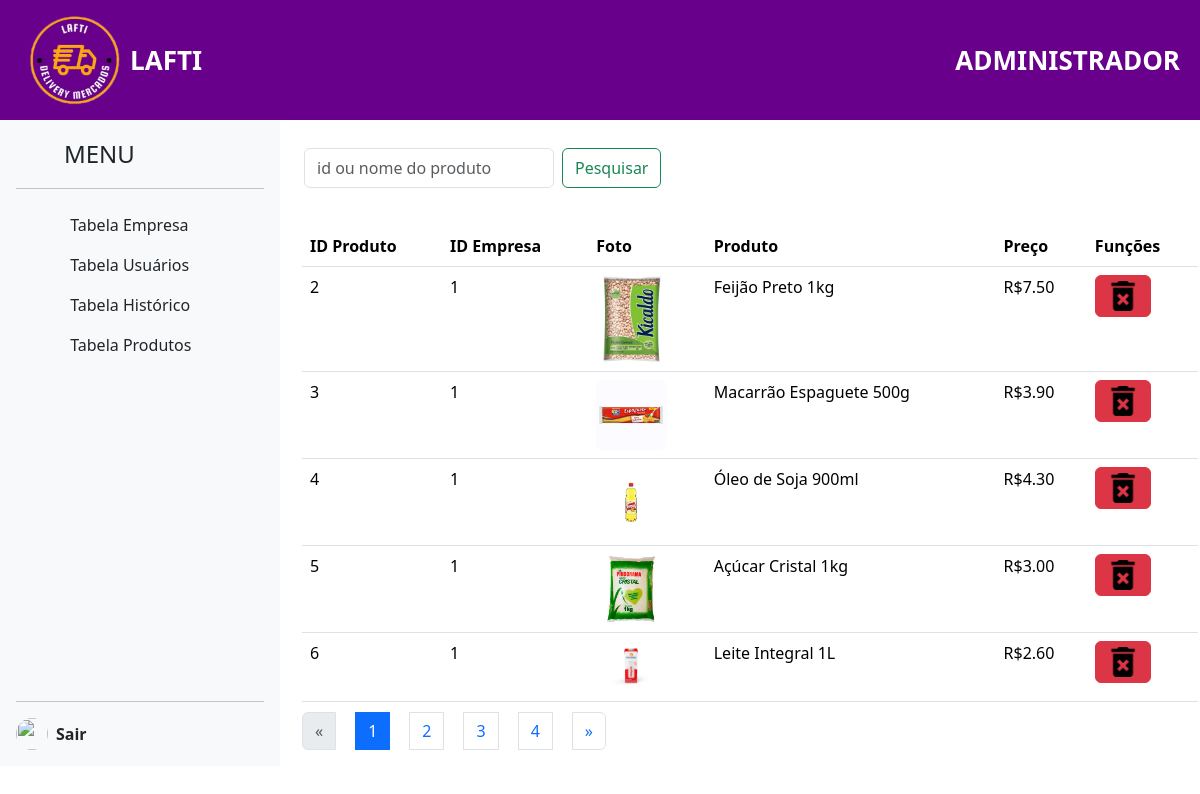
The app's page /pages/admin/TabelaProdutos.php (signed in) with its own data.
### tables this page shows
CREATE TABLE `produtos` (
  `cod_produto` int(11) NOT NULL,
  `id_empresa` varchar(3) NOT NULL,
  `foto` varchar(255) NOT NULL,
  `nomeproduto` varchar(80) NOT NULL,
  `preco` decimal(10,2) DEFAULT NULL
);

### pages/admin/TabelaProdutos.php (the view, shortened to what this page needs)
<!DOCTYPE html>
<html lang="pt-br">
<head>
    <link rel="stylesheet" href="../../acetts/css/styleuser.css">
    <link href='https://unpkg.com/boxicons@2.1.1/css/boxicons.min.css' rel='stylesheet'>
    <link href="https://cdn.jsdelivr.net/npm/bootstrap@5.3.3/dist/css/bootstrap.min.css" rel="stylesheet">
</head>
<body style="display: inline-block; width: 100%;">
    <nav>
        <div>
            <img src="../../icons/img-01.png" class="nav-logo">
            <p>LAFTI</p>
        </div>
        <div>
            <p>ADMINISTRADOR</p>
        </div>
    </nav>
    <section class="principal">
        <?php include "navbarLateral.php"; ?>
        <div class="container" style="margin-left: 0px;">
            <?php
            include "../../conexao.php";
            $resultados_por_pagina = 5;
            if (isset($_GET['pagina']) && is_numeric($_GET['pagina'])) {
                $pagina = (int) $_GET['pagina'];
            } else {
                $pagina = 1;
            }
            $sql = "SELECT * FROM produtos";
            $sql_total = "SELECT COUNT(*) FROM produtos";
            $result_total = mysqli_query($conn, $sql_total);
            $row_total = mysqli_fetch_array($result_total);
            $total_pedidos = $row_total[0];
            $total_paginas = ceil($total_pedidos / $resultados_por_pagina);
            $offset = ($pagina - 1) * $resultados_por_pagina;
            $sql .= " LIMIT $offset, $resultados_por_pagina";
            $dados = mysqli_query($conn, $sql);
            ?>
            <nav class="navbar bg-body">
                <div class="container">
                    <form class="d-flex" role="search" action="TabelaProdutos.php" method="POST">
                        <input class="form-control me-2" type="search" placeholder="id ou nome do produto" aria-label="Search" name="busca" style="height: 40px; width: 250px;">
                        <button class="btn btn-outline-success" type="submit">Pesquisar</button>
                    </form>
                </div>
            </nav>
            <table class="table table-hover">
                <thead>
                    <tr>
                        <th scope="col">ID Produto</th>
                        <th scope="col">ID Empresa</th>
                        <th scope="col">Foto</th>
                        <th scope="col">Produto</th>
                        <th scope="col">Preço</th>
                        <th scope="col">Funções</th>
                    </tr>
                </thead>
                <tbody>
                    <?php while ($linha = mysqli_fetch_assoc($dados)): ?>
                        <tr>
                            <td><?= $linha['cod_produto'] ?></td>
                            <td><?= $linha['id_empresa'] ?></td>
                            <td><img src="../PainelEmpresa/<?= !empty($linha['foto']) ? $linha['foto'] : 'img/semfoto.jfif'; ?>" style="width: 70px;border-radius: 5px;"></td>
                            <td><?= $linha['nomeproduto'] ?></td>
                            <td>R$<?= $linha['preco'] ?></td>
                            <td>
                            <button type='button' class='btn btn-danger' data-bs-toggle='modal' data-bs-target='#confirmar' onclick='pegar_dados(<?= $linha["cod_produto"] ?>, "<?= $linha["nomeproduto"] ?>")' style='padding-left: 12px;padding-top: 5px;padding-bottom: 5px;'>
                                <img src='../../icons/excluir.png' width='30px;' alt='Excluir'>
                            </button>
                            </td>
                        </tr>
                    <?php endwhile; ?>
                </tbody>
            </table>
            <section aria-label="Page navigation example">
                <ul class="pagination">
                    <li class="page-item <?= ($pagina <= 1) ? 'disabled' : '' ?>">
                        <a class="page-link" href="<?= ($pagina > 1) ? '?pagina=' . ($pagina - 1) : '#' ?>" aria-label="Previous">
                            <span aria-hidden="true">&laquo;</span>
                        </a>
                    </li>
                    <?php for ($i = 1; $i <= $total_paginas; $i++): ?>
                        <li class="page-item <?= ($i == $pagina) ? 'active' : '' ?>">
                            <a class="page-link" href="?pagina=<?= $i ?>"><?= $i ?></a>
                        </li>
                    <?php endfor; ?>
                    <li class="page-item <?= ($pagina >= $total_paginas) ? 'disabled' : '' ?>">
                        <a class="page-link" href="<?= ($pagina < $total_paginas) ? '?pagina=' . ($pagina + 1) : '#' ?>" aria-label="Next">
                            <span aria-hidden="true">&raquo;</span>
                        </a>
                    </li>
                </ul>
            </section>
        </div>
    </section>
    <link href="https://cdn.jsdelivr.net/npm/bootstrap@5.3.3/dist/css/bootstrap.min.css" rel="stylesheet">
</body>
</html>

### acetts/css/styleuser.css (style rules this page uses)
body, html { height: 100%; margin: 0; padding: 0; background-color: #F3F3F3; }
nav { background-color: #68008B; height: 15%; display: flex; align-items: center; justify-content: space-between; }
nav div { display: flex; flex-direction: row; align-items: center; margin: 20px; }
.nav-logo { height:90px ; width:90px ; margin-left: 10px; }
nav p { margin-left: 10px; margin-top: 0; margin-bottom: 0; color: #ffffff; font-size: 26px; font-weight: bold; }
nav input { width: 280px; height: 27px; border: none; padding-left: 10px; }
.principal { display: flex; justify-content: center; }
.container { height: 100%; }
.table.table-hover { margin: 10px 10px; }
ul { list-style: none; padding: 0; margin: 0; }
li { display: inline-block; margin: 0 10px; }
a { text-decoration: none; }

### records on screen
produtos: cod_produto "2", id_empresa "1", foto (picture), nomeproduto "Feijão Preto 1kg", preco "7.50"
produtos: cod_produto "3", id_empresa "1", foto (picture), nomeproduto "Macarrão Espaguete 500g", preco "3.90"
produtos: cod_produto "4", id_empresa "1", foto (picture), nomeproduto "Óleo de Soja 900ml", preco "4.30"
produtos: cod_produto "5", id_empresa "1", foto (picture), nomeproduto "Açúcar Cristal 1kg", preco "3.00"
produtos: cod_produto "6", id_empresa "1", foto (picture), nomeproduto "Leite Integral 1L", preco "2.60"
